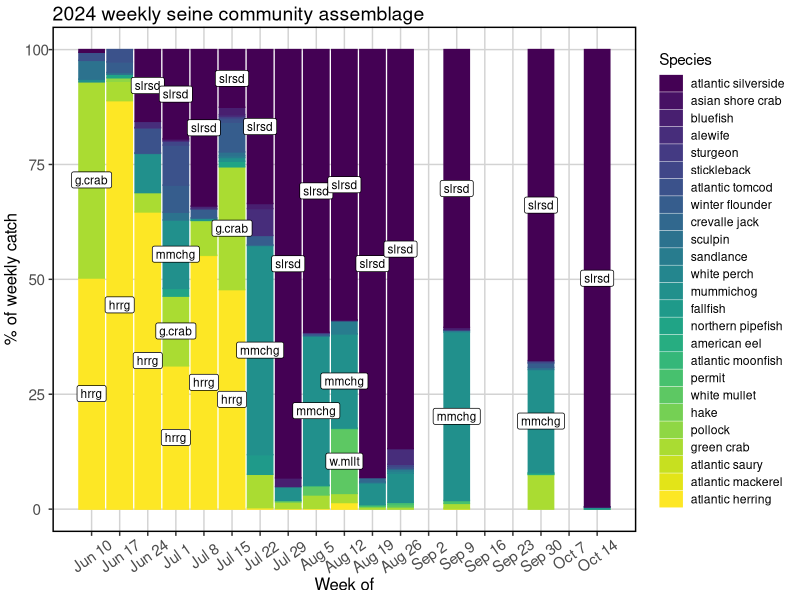

Write R code to recreate this figure.
rm(list=ls())

library(tidyverse)
library(here)

# Negate function
'%notin%' <- function(x,y)!('%in%'(x,y))

# Set GGplot auto theme
theme_set(theme(panel.grid.major = element_line(color='lightgray'),
                panel.grid.minor = element_blank(),
                panel.background = element_blank(),
                panel.border = element_rect(color='black', size=1, fill=NA),
                legend.position = "bottom",
                axis.text.x=element_text(size=11),
                axis.text.y=element_text(size=11),
                axis.title.x=element_text(size=12),
                axis.title.y=element_text(size=12, angle=90, vjust=2),
                plot.title=element_text(size=14, hjust = 0, vjust = 1.2),
                plot.caption=element_text(hjust=0, face='italic', size=12)))

# Load abundance data
abund <- read.csv(here('Clean_Data/Seine/abund_through_2024.csv'))

# Clean
abund <- abund %>% 
  mutate(date = as.Date(date, format="%m/%d/%Y")) %>% 
  mutate(month = month(date),
         year = year(date),
         week = isoweek(date))

abund$species_name[abund$species_name %in% c('fourspine stickleback',
                                             'ninespine stickleback',
                                             'stickleback spp',
                                             'threespine stickleback')] <- 'stickleback'

abund$species_name[abund$species_name %in% c('hake spp',
                                             'red hake',
                                             'spotted hake',
                                             'white hake')] <- 'hake'

abund$species_name[abund$species_name %in% c('grubby sculpin',
                                             'shorthorn sculpin',
                                             'longhorn sculpin',
                                             'sculpin spp', 
                                             'slimy sculpin')] <- 'sculpin'

abund$species_name[abund$species_name == 'common dab'] <- 'winter flounder'

abund$species_name[abund$species_name == 'sturgeon spp'] <- 'sturgeon'

# Clean
abund <- abund %>% 
  filter(year == 2024) %>% 
  filter(week != 40) %>% 
  dplyr::select(date, year, month, week, site_name, 
                species_name, catch)

# Labels
specab <- as.data.frame(unique(abund$species_name))
colnames(specab) <- 'species_name'
specab$abbr <- c('g.crab', 
                 'sculpin',
                 'hrrg', 
                 'tomcod',
                 'pipefsh',
                 'pollock',
                 'w.fldr',
                 'sturgeon',
                 'alewife', 
                 'slrsd',
                 'mmchg', 
                 'stcklbk',
                 'blfsh', 
                 'fllfsh',
                 'w.mllt',
                 'am.eel',
                 'hake',
                 'moonfsh',
                 'as.crab',
                 'mkrl',
                 'sndlnce',
                 'permit',
                 'c.jack',
                 'w.perch',
                 'saury')

qta <- abund %>% 
  group_by(week) %>%
  summarise(total = sum(catch))

qabund <- merge(abund, qta, by=c('week'))
qabund <- merge(qabund, specab, by=c('species_name'), all=T)
qabund <- qabund %>% 
  group_by(week, species_name, abbr) %>% 
  summarise(total = total[1],
            scatch = sum(catch)) %>% 
  mutate(pcatch = 100* (scatch / total)) %>% 
  mutate(label = ifelse(pcatch >=10.0, abbr, NA))

qabund <- qabund[with(qabund, order(week, species_name)),]

qabund$species_name <- factor(qabund$species_name,
                              levels=c('atlantic silverside', #1
                                       'asian shore crab',
                                       'bluefish',
                                       'alewife', #4
                                       'sturgeon',
                                       'stickleback',
                                       'atlantic tomcod', #7
                                       'winter flounder',
                                       'crevalle jack',
                                       'sculpin',#10
                                       'sandlance',
                                       'white perch',
                                       'mummichog', # 13
                                       'fallfish',
                                       'northern pipefish',
                                       'american eel',#16
                                       'atlantic moonfish',
                                       'permit',
                                       'white mullet',# 19
                                       'hake',
                                       'pollock',
                                       'green crab',#22
                                       'atlantic saury',
                                       'atlantic mackerel',
                                       'atlantic herring')) # 25

qabund <- qabund[with(qabund, order(week, species_name)),]

psum <- split(qabund, f=qabund$week)
for(i in 1:length(psum)){
  psum[[i]]$psum <- NA
  psum[[i]]$ypos <- NA
  psum[[i]] <- psum[[i]][with(psum[[i]],
                              order(species_name, decreasing = T)),]
  psum[[i]]$psum[1] <- psum[[i]]$pcatch[1]
  
  for(j in 2:nrow(psum[[i]])){
    psum[[i]]$psum[j] <- psum[[i]]$psum[(j-1)] + psum[[i]]$pcatch[j]
  }
  
  for(j in 1:nrow(psum[[i]])){
    if(!is.na(psum[[i]]$label[1])){
      psum[[i]]$ypos[1] <- psum[[i]]$psum[1] / 2
    }
  }
  
  for(j in 2:nrow(psum[[i]])){
    if(!is.na(psum[[i]]$label[j])){
      psum[[i]]$ypos[j] <- psum[[i]]$psum[(j-1)] + (psum[[i]]$pcatch[j]/2)
    }
  }
}

qabund <- do.call(rbind, psum)
weeks <- rep(seq(min(qabund$week), max(qabund$week, 1)))
weeks <- weeks[order(weeks)]
years <- 2024
years <- years[order(years)]
years <- rep(years, length(unique(weeks)))

weekdf <- data.frame(
  week = weeks,
  year = years
)

weekdf <- weekdf %>% 
  mutate(Week.of = as.Date(paste(year, week, 1, sep = "-"),
                           format = "%Y-%U-%u")) %>% 
  mutate(month = month(Week.of),
         day = day(Week.of)) %>% 
  mutate(month = month.abb[month]) %>% 
  mutate(Week.of = paste0(month, ' ', day)) %>% 
  dplyr::select(-month, -day)

qabund <- merge(qabund, weekdf, by=c('week'))

commass <- ggplot(data=qabund,
                  aes(x=week, y=pcatch, col=species_name, fill=species_name,
                      label=label)) +
  geom_bar(stat='identity', position = 'stack') +
  geom_label(aes(x=week, y=ypos),
             size = 3,
             col='black',
             fill='white') +
  scale_fill_viridis_d() +
  scale_color_viridis_d() +
  labs(x='Week of', y='% of weekly catch', col='Species', fill='Species') +
  scale_x_continuous(breaks=seq(min(weekdf$week), max(weekdf$week), 1),
                     labels=weekdf$Week.of) +
  ggtitle('2024 weekly seine community assemblage') +
  theme(legend.position = 'right',
        legend.key.height = unit(0.44, 'cm'),
        axis.text.x =element_text(angle = 35)) +
  guides(fill=guide_legend(ncol=1),
         color=guide_legend(ncol=1))
commass

ggsave(plot=commass,
       '2024communityassemblage.png',
       width = 7.75, height = 5, units='in')
